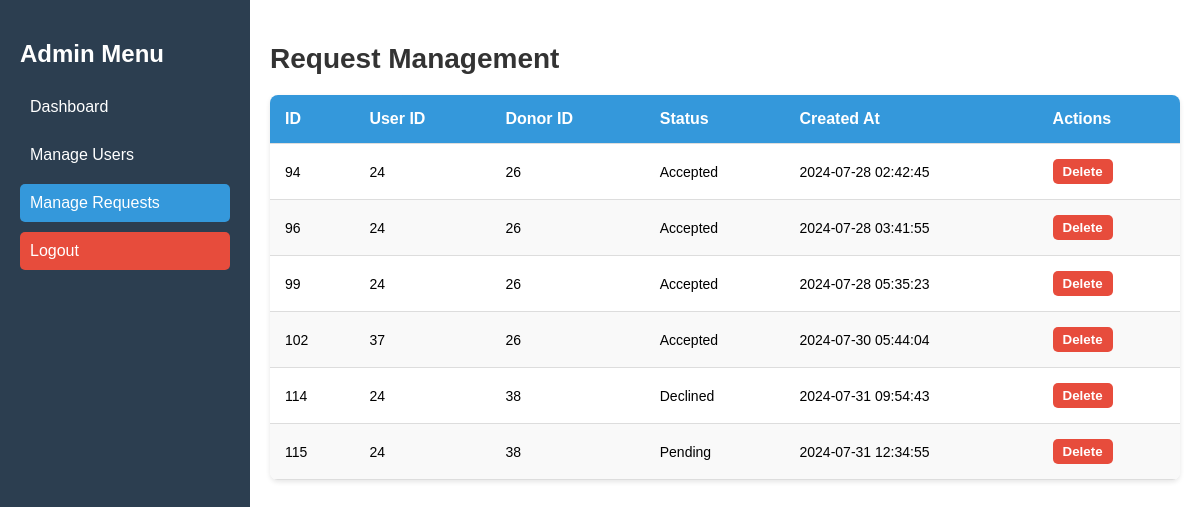
/admin/manage_request.php (signed in), run on an earlier commit of the app's database.
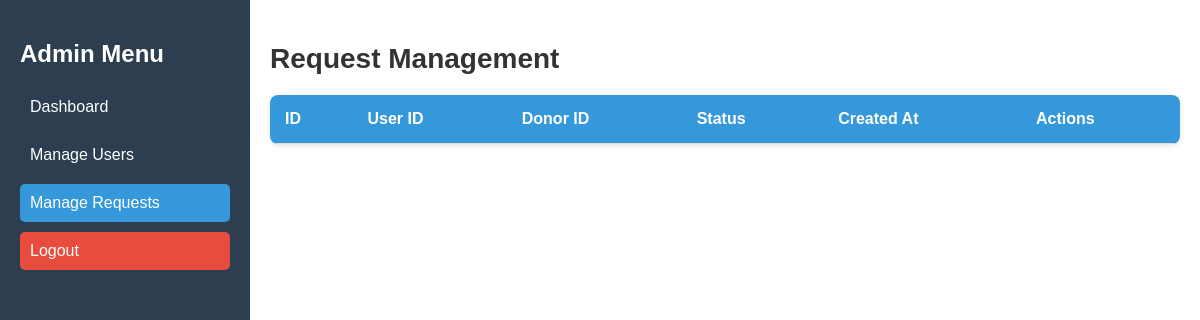
And on a later commit of the database.
### tables this page shows
CREATE TABLE `requests` (
  `id` int NOT NULL,
  `user_id` int NOT NULL,
  `donor_id` int NOT NULL,
  `status` enum('Pending','Accepted','Declined') DEFAULT 'Pending',
  `created_at` timestamp NULL DEFAULT CURRENT_TIMESTAMP,
  `latitude` decimal(9,6) DEFAULT NULL,
  `longitude` decimal(9,6) DEFAULT NULL,
  `blood_type` enum('Apos','Aneg','Bpos','Bneg','Opos','Oneg','ABpos','ABneg') DEFAULT NULL,
  `accepted_date` datetime DEFAULT NULL
);

### includes/RequestManager.php (called while the page is built, shortened)
<?php
class RequestManager {
    private $con;
    public function __construct($con) {
        $this->con = $con;
    }
    public function getRequests() {
        $query = "SELECT * FROM requests";
        $result = $this->con->query($query);
        return $result;
    }
}
?>

### admin/manage_request.php (the view, shortened to what this page needs)
<?php
require '../includes/RequestManager.php';
$db = new Database();
$con = $db->getConnection();
$requestManager = new RequestManager($con);
$requests_result = $requestManager->getRequests();
?>
<!DOCTYPE html>
<html>
<head>
    <link rel="stylesheet" type="text/css" href="../css/style.css">
</head>
<body>
    <div class="dashboard">
        <div class="side-menu">
            <h2>Admin Menu</h2>
            <a href="admin_dashboard.php">Dashboard</a>
            <a href="manage_user.php">Manage Users</a>
            <a href="manage_request.php" class="active">Manage Requests</a>
            <a href="../logout.php" class="logout-btn">Logout</a>
        </div>
        <div class="dashboard-content">
            <h2>Request Management</h2>
            <table>
                <thead>
                    <tr>
                        <th>ID</th>
                        <th>User ID</th>
                        <th>Donor ID</th>
                        <th>Status</th>
                        <th>Created At</th>
                        <th>Actions</th>
                    </tr>
                </thead>
                <tbody>
                    <?php while ($request = $requests_result->fetch_assoc()): ?>
                        <tr>
                            <td><?php echo htmlspecialchars($request['id']); ?></td>
                            <td><?php echo htmlspecialchars($request['user_id']); ?></td>
                            <td><?php echo htmlspecialchars($request['donor_id']); ?></td>
                            <td><?php echo htmlspecialchars($request['status']); ?></td>
                            <td><?php echo htmlspecialchars($request['created_at']); ?></td>
                            <td class="actions">
                                <form action="manage_request.php" method="post" style="display:inline;">
                                    <button type="submit" name="delete" class="delete-btn" onclick="confirmDeletion(event)">Delete</button>
                                </form>
                            </td>
                        </tr>
                    <?php endwhile; ?>
                </tbody>
            </table>
        </div>
    </div>
</body>
</html>

### css/style.css (style rules this page uses)
* { box-sizing: border-box; }
body { font-family: Arial, sans-serif; background-color: #f0f2f5; margin: 0; }

### admin/manage_request.php (style rules this page uses)
body { font-family: 'Arial', sans-serif; background: #f0f2f5; margin: 0; padding: 0; display: flex; height: 100vh; flex-direction: column; }
.dashboard { display: flex; flex: 1; }
.side-menu { width: 250px; background-color: #2c3e50; color: #fff; padding: 20px; height: 100%; box-shadow: 2px 0 5px rgba(0, 0, 0, 0.1); }
.side-menu h2 { font-size: 24px; margin-bottom: 20px; }
.side-menu a { display: block; color: #fff; text-decoration: none; padding: 10px; margin: 10px 0; border-radius: 5px; transition: background-color 0.3s ease; }
.side-menu a.active { background-color: #3498db; }
.side-menu a.logout-btn { background-color: #e74c3c; }
.dashboard-content { flex: 1; padding: 20px; background-color: #fff; overflow: auto; }
.dashboard-content h2 { font-size: 28px; margin-bottom: 20px; color: #333; }
table { width: 100%; border-collapse: collapse; margin-top: 20px; border-radius: 8px; overflow: hidden; box-shadow: 0 2px 5px rgba(0, 0, 0, 0.1); }
thead { background-color: #3498db; color: #fff; }
th, td { padding: 15px; text-align: left; border-bottom: 1px solid #ddd; }
th { font-size: 16px; }
td { font-size: 14px; }
tr:nth-child(even) { background-color: #f9f9f9; }
.actions .delete-btn { color: #fff; font-weight: bold; text-decoration: none; border: none; background: #e74c3c; padding: 5px 10px; border-radius: 5px; cursor: pointer; }

What changed in the data, as far as the page shows it:
removed requests: id "94", user "24", donor "26", status "Accepted", created_at "2024-07-28 02:42:45"
removed requests: id "96", user "24", donor "26", status "Accepted", created_at "2024-07-28 03:41:55"
removed requests: id "99", user "24", donor "26", status "Accepted", created_at "2024-07-28 05:35:23"
removed requests: id "102", user "37", donor "26", status "Accepted", created_at "2024-07-30 05:44:04"
removed requests: id "114", user "24", donor "38", status "Declined", created_at "2024-07-31 09:54:43"
removed requests: id "115", user "24", donor "38", status "Pending", created_at "2024-07-31 12:34:55"
